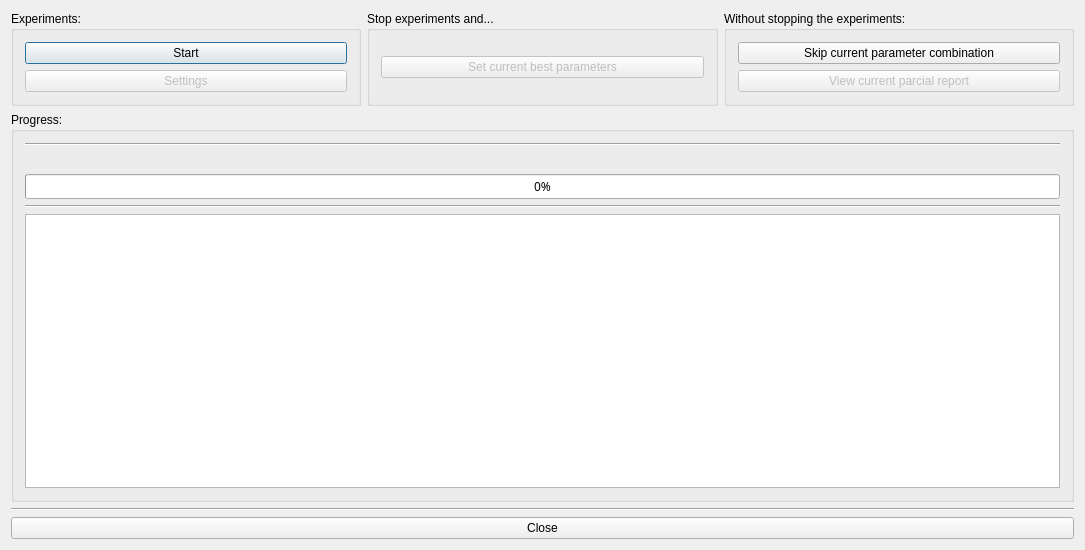
<?xml version="1.0" encoding="UTF-8"?>
<ui version="4.0">
 <class>ParameterTuningForm_template</class>
 <widget class="QDialog" name="ParameterTuningForm_template">
  <property name="enabled">
   <bool>true</bool>
  </property>
  <property name="geometry">
   <rect>
    <x>0</x>
    <y>0</y>
    <width>1085</width>
    <height>550</height>
   </rect>
  </property>
  <property name="minimumSize">
   <size>
    <width>700</width>
    <height>500</height>
   </size>
  </property>
  <property name="maximumSize">
   <size>
    <width>16777215</width>
    <height>16777215</height>
   </size>
  </property>
  <property name="windowTitle">
   <string extracomment="Title of dialog of generation of a new timetable">Experiments for tuning a stratagy's parameters</string>
  </property>
  <layout class="QVBoxLayout" name="verticalLayout">
   <item>
    <layout class="QHBoxLayout" name="horizontalLayout">
     <item>
      <widget class="QGroupBox" name="groupBox_2">
       <property name="title">
        <string>Experiments:</string>
       </property>
       <layout class="QVBoxLayout" name="verticalLayout_5">
        <item>
         <widget class="QPushButton" name="startPushButton">
          <property name="text">
           <string>Start</string>
          </property>
         </widget>
        </item>
        <item>
         <widget class="QPushButton" name="generationSettingsPushButton">
          <property name="enabled">
           <bool>false</bool>
          </property>
          <property name="text">
           <string>Settings</string>
          </property>
         </widget>
        </item>
       </layout>
      </widget>
     </item>
     <item>
      <widget class="QGroupBox" name="stopSimulationAndGroupBox">
       <property name="title">
        <string>Stop experiments and...</string>
       </property>
       <layout class="QVBoxLayout" name="verticalLayout_3">
        <item>
         <widget class="QPushButton" name="stopPushButton">
          <property name="enabled">
           <bool>false</bool>
          </property>
          <property name="text">
           <string>Set current best parameters</string>
          </property>
         </widget>
        </item>
       </layout>
      </widget>
     </item>
     <item>
      <widget class="QGroupBox" name="withoutStoppingTheSimulationGroupBox">
       <property name="enabled">
        <bool>true</bool>
       </property>
       <property name="title">
        <string extracomment="This is the title of a group box with more buttons, and all buttons do their function without stopping the simulation">Without stopping the experiments:</string>
       </property>
       <layout class="QVBoxLayout" name="verticalLayout_2">
        <item>
         <widget class="QPushButton" name="skipStepPushButton">
          <property name="enabled">
           <bool>true</bool>
          </property>
          <property name="text">
           <string>Skip current parameter combination</string>
          </property>
         </widget>
        </item>
        <item>
         <widget class="QPushButton" name="writeResultsPushButton">
          <property name="enabled">
           <bool>false</bool>
          </property>
          <property name="text">
           <string>View current parcial report</string>
          </property>
         </widget>
        </item>
       </layout>
      </widget>
     </item>
    </layout>
   </item>
   <item>
    <widget class="QGroupBox" name="groupBox">
     <property name="title">
      <string>Progress:</string>
     </property>
     <layout class="QVBoxLayout" name="verticalLayout_4">
      <item>
       <layout class="QGridLayout" name="gridLayout">
        <item row="0" column="0" colspan="2">
         <widget class="Line" name="line_2">
          <property name="orientation">
           <enum>Qt::Horizontal</enum>
          </property>
         </widget>
        </item>
        <item row="1" column="0">
         <widget class="QLabel" name="timeLabel">
          <property name="font">
           <font>
            <family>Ubuntu Mono</family>
           </font>
          </property>
          <property name="text">
           <string/>
          </property>
         </widget>
        </item>
        <item row="1" column="1">
         <widget class="QLabel" name="estTimeLabel">
          <property name="font">
           <font>
            <family>Ubuntu Mono</family>
           </font>
          </property>
          <property name="text">
           <string/>
          </property>
         </widget>
        </item>
        <item row="2" column="0" colspan="2">
         <widget class="QProgressBar" name="generationProgressBar">
          <property name="font">
           <font>
            <family>Ubuntu Mono</family>
           </font>
          </property>
          <property name="value">
           <number>0</number>
          </property>
         </widget>
        </item>
        <item row="3" column="0" colspan="2">
         <widget class="Line" name="line">
          <property name="orientation">
           <enum>Qt::Horizontal</enum>
          </property>
         </widget>
        </item>
       </layout>
      </item>
      <item>
       <widget class="QPlainTextEdit" name="currentResultsTextEdit">
        <property name="font">
         <font>
          <family>Ubuntu Mono</family>
         </font>
        </property>
        <property name="lineWrapMode">
         <enum>QPlainTextEdit::WidgetWidth</enum>
        </property>
        <property name="readOnly">
         <bool>true</bool>
        </property>
       </widget>
      </item>
     </layout>
    </widget>
   </item>
   <item>
    <widget class="Line" name="line_3">
     <property name="orientation">
      <enum>Qt::Horizontal</enum>
     </property>
    </widget>
   </item>
   <item>
    <widget class="QPushButton" name="closePushButton">
     <property name="text">
      <string>Close</string>
     </property>
    </widget>
   </item>
  </layout>
 </widget>
 <layoutdefault spacing="6" margin="11"/>
 <resources/>
 <connections/>
</ui>
